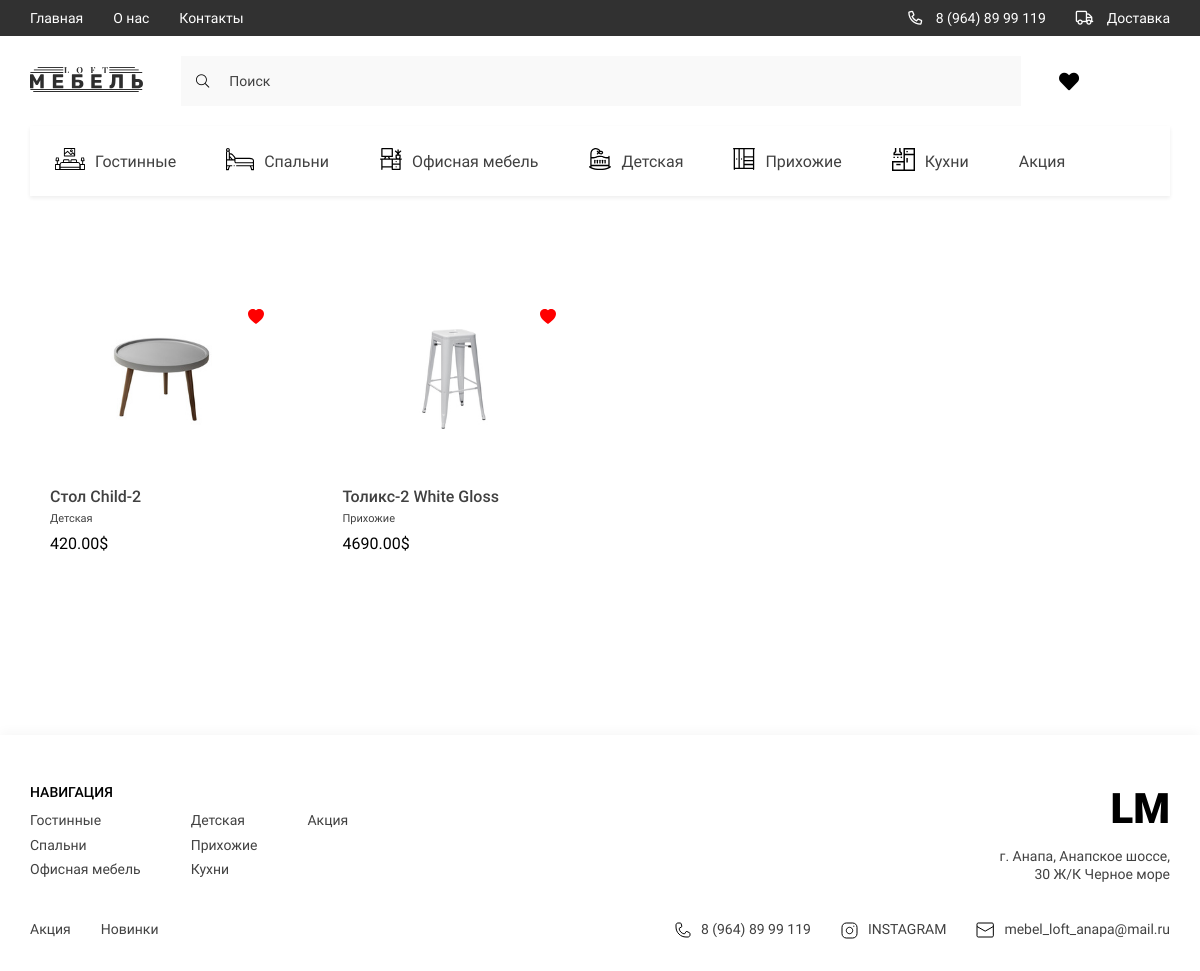
The app's page /favorites/ (signed in) with its own data.
### store/models.py (models this page shows, shortened)
class Category(models.Model):
    title = models.CharField(max_length=255, verbose_name='Категория')
    svg = models.FileField(null=True, blank=True, upload_to='category/', verbose_name='Картина svg')
    svg_mobile = models.FileField(null=True, blank=True, upload_to='category/mobile_svg',
                                  verbose_name='Картнина мобильной версии svg')
    slug = models.SlugField(verbose_name='Слаг', unique=True, null=True)
    def __str__(self):
        return self.title
    class Meta:
        verbose_name = 'Категория'
        verbose_name_plural = 'Категории'
    def get_absolute_url(self):
        return reverse('category', kwargs={'slug': self.slug})

class Product(models.Model):
    title = models.CharField(max_length=255, verbose_name='Title')
    category = models.ForeignKey(Category, on_delete=models.CASCADE, verbose_name='Category')
    price = models.DecimalField(max_digits=12, decimal_places=2, verbose_name='Price')
    color = models.CharField(max_length=255, default='Black', verbose_name='Color')
    rating = models.FloatField(default=0, verbose_name='Rating')
    quantity_in_storage = models.IntegerField(default=0, verbose_name='Quantity')
    description = models.TextField(default='Here will be description of product', verbose_name='Discreption')
    depth = models.FloatField(default=0, verbose_name='Depth')
    width = models.FloatField(default=0, verbose_name='Width')
    height = models.FloatField(default=0, verbose_name='Height')
    slug = models.SlugField(verbose_name='Slug', unique=True, null=True)
    class Meta:
        verbose_name = 'Продукт'
        verbose_name_plural = 'Продукты'
    def get_first_image(self):
        error_image = 'https://www.autoglushitel.com/wp-content/uploads/2018/12/13124-600x600.jpg'
        if self.images:
            try:
                return self.images.first().image.url
            except:
                return error_image
        else:
            return error_image

class Gallery(models.Model):
    Product = models.ForeignKey(Product, on_delete=models.CASCADE, verbose_name='Product', related_name='images')
    image = models.ImageField(upload_to='gallery/', verbose_name='Image')
    class Meta:
        verbose_name = 'Gallery'
        verbose_name_plural = 'Galleries'

### store/views.py (the view)
# urls.py: path('favorites/', favorites, name='favorites')
def favorites(request):
    if request.user.is_authenticated:
        user = request.user
        favorite_products = [i.product for i in user.favorite_products.all()]
        context = {
            'title': 'Избранное',
            'products': favorite_products
        }
        return render(request, 'store/favorites.html', context=context)
    else:
        redirect('registration')

### store/templatetags/store_tags.py (called while the page is built)
@register.simple_tag()
def get_categories():
    return Category.objects.all()

@register.simple_tag()
def get_footer_categories():
    categories = Category.objects.all()
    footer_categories, footer_subcategories = [], []
    index = 0
    for category in categories:
        if len(footer_subcategories) >= 3:
            temp = footer_subcategories.copy()
            footer_categories.append(temp)
            footer_subcategories.clear()
            if len(categories[index::]) <= 3:
                footer_categories += [categories[index::]]
        index += 1
        footer_subcategories.append(category)
    return footer_categories

@register.simple_tag()
def get_favorite_products(user):
    fav = FavoriteProducts.objects.filter(user=user)
    products = [i.product for i in fav]
    return products

### store/templates/store/favorites.html (shortened to what this page needs)
{% extends 'base.html' %}
{% load static %}
{% block main %}
<main class="main">
    <div class="container">
        {% include 'store/components/product_card.html' %}
    </div>
</main>
{% endblock main %}

### templates/components/header/_header_list.html
{% load store_tags %}
{% get_categories as categories %}
<ul class="header__list _categories">
    {% for category in categories %}
    <li>
        <a href="{{ category.get_absolute_url }}" class="header__list-links">
            <span class="header__list-img">
                {% if category.svg %}
                <img src="{{ category.svg.url }}" alt="icons">
                {% endif %}
            </span>
            {{ category.title }}
        </a>
    </li>
    {% endfor %}
</ul>

### store/templates/store/components/product_card.html (shortened to what this page needs)
<section class="products">
    {% load store_tags %}
    {% if request.user.is_authenticated %}
    {% get_favorite_products request.user as fav_products %}
    {% endif %}
    <div class="products__content">
        {% for product in products %}
        <div class="products__item">
            {% if request.user.is_authenticated and product in fav_products %}
            <a href="{% url 'add_favorite_product' product.slug %}"
               style="margin-left:85%; text-decoration:none; color: red;">
                <svg xmlns="http://www.w3.org/2000/svg" width="16" height="16" fill="currentColor"
                     class="bi bi-heart-fill" viewBox="0 0 16 16">
                    <path fill-rule="evenodd"
                          d="M8 1.314C12.438-3.248 23.534 4.735 8 15-7.534 4.736 3.562-3.248 8 1.314z"/>
                </svg>
            </a>
            {% endif %}
            <a href="{% url 'product' product.slug %}"> <img src="{{ product.get_first_image }}" alt=""
                                                             class="products__item-img" width="100px"
                                                             height="100px"></a>
            <div class="products__item-text">
                <h3 class="products__item-title">{{ product.title }}</h3>
                <div class="products__item-desrc">{{ product.category }}</div>
                <div class="products__item-price">{{ product.price }}$</div>
            </div>
        </div>
        {% endfor %}
    </div>
</section>

### templates/components/footer/_footer_navigate.html
{% load store_tags %}
{% get_footer_categories as main_categories %}
<div class="footer__navigate">
    <div class="footer__navigate-part">
        <h2 class="footer__navigate-title">НАВИГАЦИЯ</h2>
        <div class="footer__navigate-lists">
            {% for categories in main_categories %}
            <ul class="footer__navigate-list">
                {% for category in categories %}
                        <li><a href="{{ category.get_absolute_url }}" class="footer__navigate-links">{{ category.title }}</a></li>
                {% endfor %}
            </ul>
            {% endfor %}
        </div>
    </div>
    <div class="footer__navigate-part _right">
        <a href="./index.html" class="footer__logo">LM</a>
        <p class="footer__adress">г. Анапа, Анапское шоссе, 30 Ж/К Черное море</p>
    </div>
</div>

### store/static/store/css/style.css (style rules this page uses)
:root { --containerWidth: 1140px; --primaryColor: #414141; --primaryFont: 'Roboto'; --mainColor: #245462; }
* { padding: 0; margin: 0; box-sizing: border-box; text-decoration: none; list-style: none; font-family: var(--primaryFont); }
.container { width: 100%; max-width: calc(var(--containerWidth) + 30px); margin: 0 auto; padding: 0 15px; }
.nav__content-bars, ._categories, .nav__list-links>img, .nav__bars-open, ._truck { display: none; }
.header__list { display: flex; justify-content: space-between; align-items: center; }
.header__list._categories { justify-content: flex-start; width: 100%; overflow-x: scroll; background: #FFFFFF; box-shadow: 0px 2px 4px rgba(0, 0, 0, 0.07); margin-bottom: 30px; }
.header__list-links { padding: 24px 25px; display: flex; justify-content: center; align-items: center; height: 70px; transition: background .3s linear, color .3s linear; width: max-content; font-family: 'Roboto'; font-size: 16px; line-height: 19px; color: #414141; }
.header__list-links img { margin-right: 10px; min-width: 18px; transition: filter .3s linear; }
.main { width: 100%; flex-grow: 1; padding-bottom: 150px; }
.products { width: 100%; display: flex; flex-direction: column; margin-top: 30px; }
.products__content { width: 100%; display: grid; grid-template-columns: repeat(4, minmax(137.67px, 263px)); column-gap: 30px; row-gap: 10px; }
.products__item { display: flex; justify-content: center; flex-direction: column; align-items: center; padding: 53px 20px 32px; transition: transform .3s linear; position: relative; }
.products__item-text { width: 100%; margin-top: 54px; }
.products__item-title { font-weight: 500; font-size: 16px; line-height: 19px; color: #414141; }
.products__item-desrc { font-size: 11px; line-height: 13px; color: #414141; margin: 6px 0 9px; }
.products__item-img { width: 100%; }
.footer__navigate { display: flex; width: 100%; justify-content: space-between; margin-bottom: 35px; }
.footer__navigate-part._right { text-align: right; }
.footer__navigate-title { font-weight: 500; font-size: 14px; line-height: 126.69%; color: #000000; margin-bottom: 10px; text-transform: uppercase; }
.footer__navigate-lists { display: flex; }
.footer__navigate-list { display: flex; flex-direction: column; align-items: flex-start; justify-content: flex-start; }
.footer__navigate-list:not(:last-child) { margin-right: 50px; }
.footer__navigate-links { font-size: 14px; line-height: 126.69%; color: #414141; display: block; margin-bottom: 7.24px; transition: color .3s linear; }
.footer__logo { font-weight: 900; font-size: 42px; line-height: 49px; color: #000000; display: block; margin-bottom: 15px; }
.footer__adress { font-size: 14px; line-height: 126.69%; text-align: right; color: #414141; width: 100%; max-width: 171px; }

### records on screen
Category: svg (picture), title "Гостинные"
Category: svg (picture), title "Спальни"
Category: svg (picture), title "Офисная мебель"
Category: svg (picture), title "Детская"
Category: svg (picture), title "Прихожие"
Category: svg (picture), title "Кухни"
Category: title "Акция"
Product: get_first_image (picture), title "Стол Child-2", category "Детская", price "420.00"
Product: get_first_image (picture), title "Толикс-2 White Gloss", category "Прихожие", price "4690.00"
